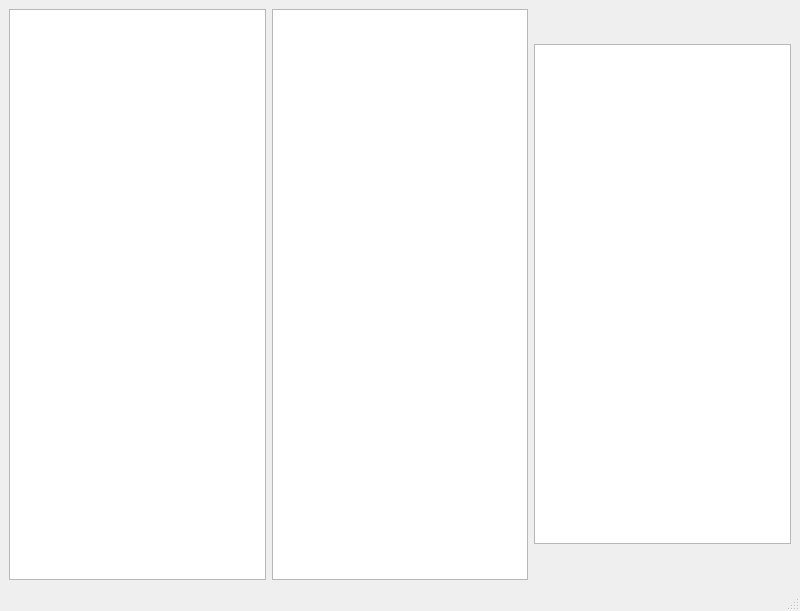
<?xml version="1.0" encoding="UTF-8"?>
<ui version="4.0">
 <class>MainWindow</class>
 <widget class="QMainWindow" name="MainWindow">
  <property name="geometry">
   <rect>
    <x>0</x>
    <y>0</y>
    <width>800</width>
    <height>611</height>
   </rect>
  </property>
  <property name="windowTitle">
   <string>MainWindow</string>
  </property>
  <widget class="QWidget" name="centralwidget">
   <layout class="QHBoxLayout" name="horizontalLayout_2">
    <item>
     <layout class="QHBoxLayout" name="horizontalLayout">
      <item>
       <widget class="QListView" name="Levels"/>
      </item>
      <item>
       <widget class="QTextEdit" name="Game"/>
      </item>
      <item>
       <widget class="QTextBrowser" name="ChatBox">
        <property name="maximumSize">
         <size>
          <width>16777215</width>
          <height>500</height>
         </size>
        </property>
        <property name="layoutDirection">
         <enum>Qt::LeftToRight</enum>
        </property>
       </widget>
      </item>
     </layout>
    </item>
   </layout>
  </widget>
  <widget class="QMenuBar" name="menubar">
   <property name="geometry">
    <rect>
     <x>0</x>
     <y>0</y>
     <width>800</width>
     <height>21</height>
    </rect>
   </property>
  </widget>
  <widget class="QStatusBar" name="statusbar"/>
 </widget>
 <resources/>
 <connections/>
</ui>
